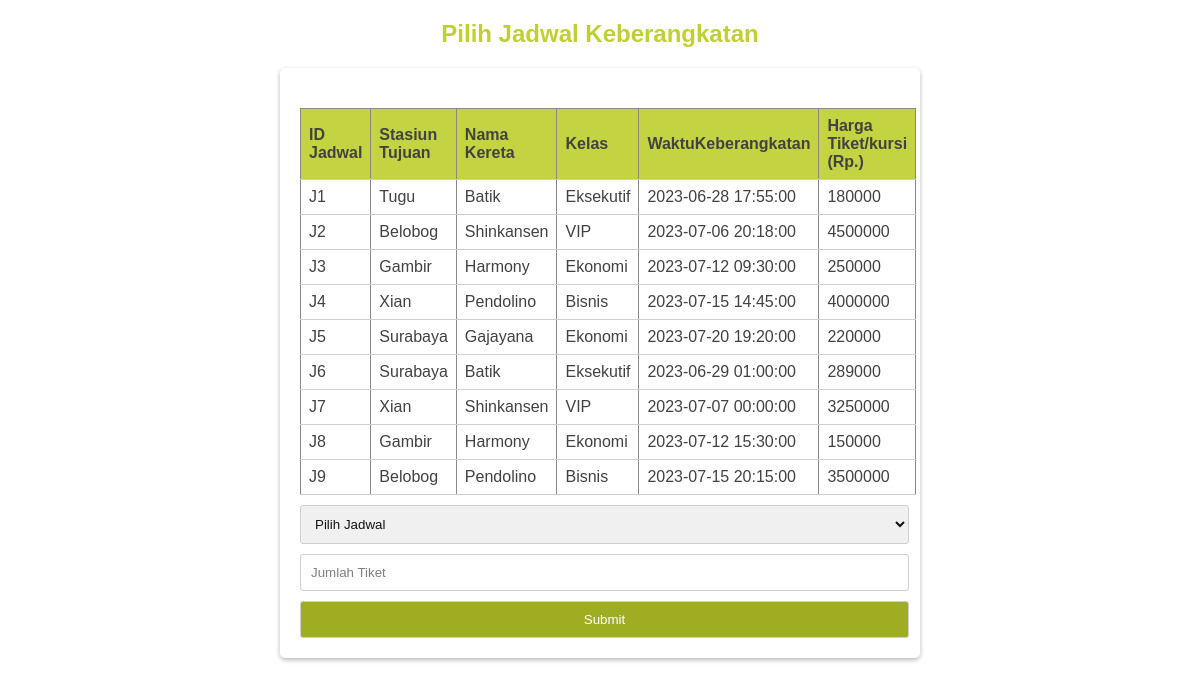
Screenshot of /interface/jadwal.php with the database file from the repository.
### tables this page shows
CREATE TABLE `jadwal` (
  `id_jadwal` varchar(5) NOT NULL,
  `id_keretaFK` varchar(5) NOT NULL,
  `id_stasiunFK` varchar(5) NOT NULL,
  `tanggal_berangkat` datetime NOT NULL,
  `harga_tiket` int(10) NOT NULL
);

CREATE TABLE `stasiun` (
  `id_stasiun` varchar(5) NOT NULL,
  `nama_stasiun` varchar(45) NOT NULL,
  `kota_stasiun` varchar(45) NOT NULL
);

CREATE TABLE `kereta` (
  `id_kereta` varchar(5) NOT NULL,
  `nama_kereta` varchar(45) NOT NULL,
  `kelas_kereta` varchar(45) NOT NULL
);

### interface/jadwal.php (the view, shortened to what this page needs)
<?php
$conn = mysqli_connect('localhost', 'root', '', 'perkeretaan');
?>
<!DOCTYPE html>
<html>
<head>
    <link rel="stylesheet" type="text/css" href="style/jadwalStyles.css">
</head>
<body>
    <h2>Pilih Jadwal Keberangkatan</h2>
    <form method="POST" action="<?php echo $_SERVER['PHP_SELF']; ?>">
        <table border=1>
            <tr>
                <th>ID Jadwal</th>
                <th>Stasiun Tujuan</th>
                <th>Nama Kereta</th>
                <th>Kelas</th>
                <th>WaktuKeberangkatan</th>
                <th>Harga Tiket/kursi (Rp.)</th>
            </tr>
            <?php
            $query =
                "SELECT
                    jadwal.id_jadwal AS 'ID Jadwal',
                    stasiun.nama_stasiun AS 'Stasiun Tujuan',
                    kereta.nama_kereta AS 'Nama Kereta',
                    kereta.kelas_kereta AS 'Kelas',
                    jadwal.tanggal_berangkat AS 'Waktu Keberangkatan',
                    jadwal.harga_tiket AS 'Harga Tiket/kursi (Rp.)'
                FROM jadwal
                JOIN stasiun ON jadwal.id_stasiunFK = stasiun.id_stasiun
                JOIN kereta ON jadwal.id_keretaFK = kereta.id_kereta";
            $result = mysqli_query($conn, $query);
            if (mysqli_num_rows($result) > 0) {
                while ($row = mysqli_fetch_assoc($result)) {
                    echo "<tr>";
                    echo "<td>" . $row['ID Jadwal'] . "</td>";
                    echo "<td>" . $row['Stasiun Tujuan'] . "</td>";
                    echo "<td>" . $row['Nama Kereta'] . "</td>";
                    echo "<td>" . $row['Kelas'] . "</td>";
                    echo "<td>" . $row['Waktu Keberangkatan'] . "</td>";
                    echo "<td>" . $row['Harga Tiket/kursi (Rp.)'] . "</td>";
                    echo "</tr>";
                }
            } else {
                echo "<tr><td colspan='5'>Tidak ada data jadwal</td></tr>";
            }
            ?>
        </table>
        <select name="id_jadwal" required>
            <option value="" disabled selected>Pilih Jadwal</option>
        </select>
        <input type="number" name="jumlah_tiket" placeholder="Jumlah Tiket" required>
        <input type="submit" name="submit" value="Submit">
    </form>
</body>
</html>

### interface/style/jadwalStyles.css (style rules this page uses)
body { font-family: Arial, sans-serif; background-image: url("../assets/jadwal.png"); margin: 0; padding: 0; }
h2 { text-align: center; margin-top: 20px; color: #c0d033; }
table { width: 100%; border-collapse: collapse; margin-top: 20px; }
table th, table td { padding: 8px; text-align: left; border-bottom: 1px solid #ccc; color: #333; }
table th { background-color: #c0d033; }
form { max-width: 600px; margin: 20px auto; padding: 20px; opacity: 92.5%; background-color: #fff; border-radius: 5px; box-shadow: 0 2px 5px rgba(0, 0, 0, 0.3); }
form select, form input[type="number"], form input[type="submit"] { width: 101.5%; padding: 10px; margin-top: 10px; border: 1px solid #ccc; border-radius: 3px; box-sizing: border-box; }
form input[type="submit"] { background-color: #98a711; color: #fff; cursor: pointer; }
form table { margin-top: 20px; margin-right: 10px; }

### rows the page displays
jadwal: id_jadwal "J1", stasiun.nama_stasiun "Tugu", kereta.nama_kereta "Batik", kereta.kelas_kereta "Eksekutif", tanggal_berangkat "2023-06-28 17:55:00", harga_tiket "180000"
jadwal: id_jadwal "J2", stasiun.nama_stasiun "Belobog", kereta.nama_kereta "Shinkansen", kereta.kelas_kereta "VIP", tanggal_berangkat "2023-07-06 20:18:00", harga_tiket "4500000"
jadwal: id_jadwal "J3", stasiun.nama_stasiun "Gambir", kereta.nama_kereta "Harmony", kereta.kelas_kereta "Ekonomi", tanggal_berangkat "2023-07-12 09:30:00", harga_tiket "250000"
jadwal: id_jadwal "J4", stasiun.nama_stasiun "Xian", kereta.nama_kereta "Pendolino", kereta.kelas_kereta "Bisnis", tanggal_berangkat "2023-07-15 14:45:00", harga_tiket "4000000"
jadwal: id_jadwal "J5", stasiun.nama_stasiun "Surabaya", kereta.nama_kereta "Gajayana", kereta.kelas_kereta "Ekonomi", tanggal_berangkat "2023-07-20 19:20:00", harga_tiket "220000"
jadwal: id_jadwal "J6", stasiun.nama_stasiun "Surabaya", kereta.nama_kereta "Batik", kereta.kelas_kereta "Eksekutif", tanggal_berangkat "2023-06-29 01:00:00", harga_tiket "289000"
jadwal: id_jadwal "J7", stasiun.nama_stasiun "Xian", kereta.nama_kereta "Shinkansen", kereta.kelas_kereta "VIP", tanggal_berangkat "2023-07-07 00:00:00", harga_tiket "3250000"
jadwal: id_jadwal "J8", stasiun.nama_stasiun "Gambir", kereta.nama_kereta "Harmony", kereta.kelas_kereta "Ekonomi", tanggal_berangkat "2023-07-12 15:30:00", harga_tiket "150000"
jadwal: id_jadwal "J9", stasiun.nama_stasiun "Belobog", kereta.nama_kereta "Pendolino", kereta.kelas_kereta "Bisnis", tanggal_berangkat "2023-07-15 20:15:00", harga_tiket "3500000"
